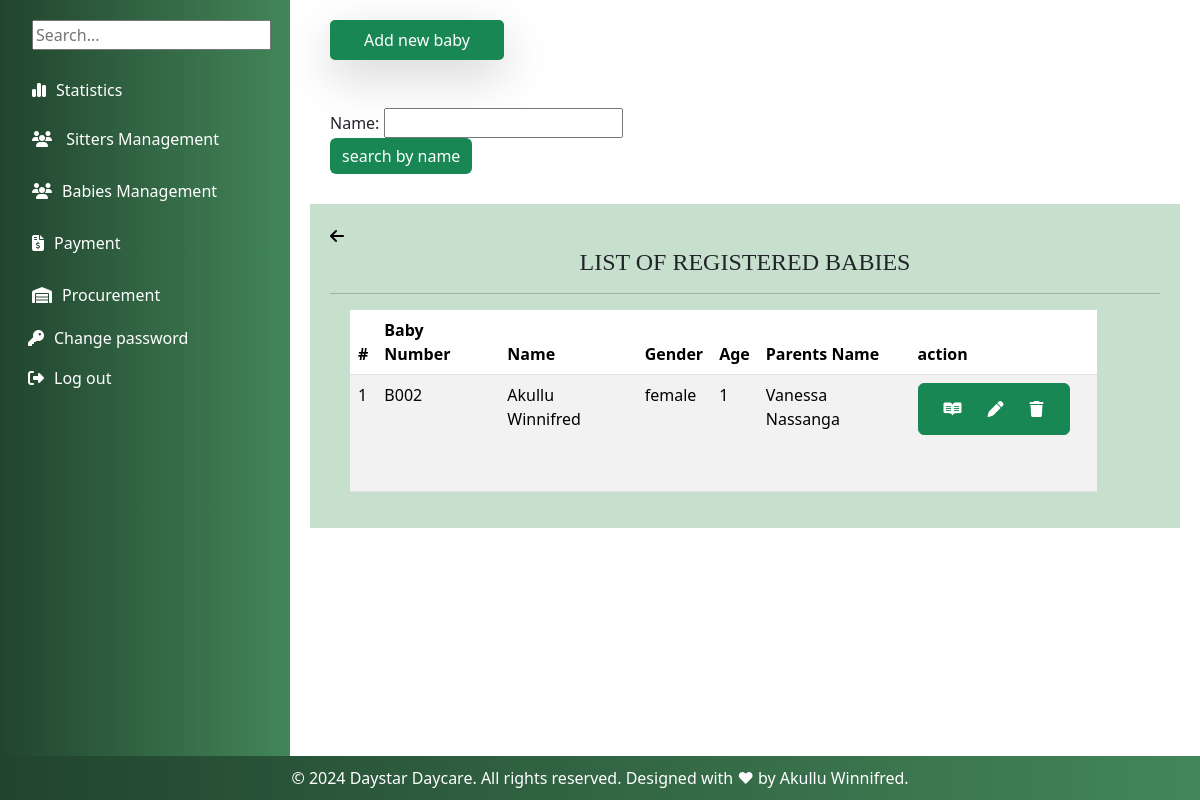
The app's page /all_babies/ (signed in), older data.
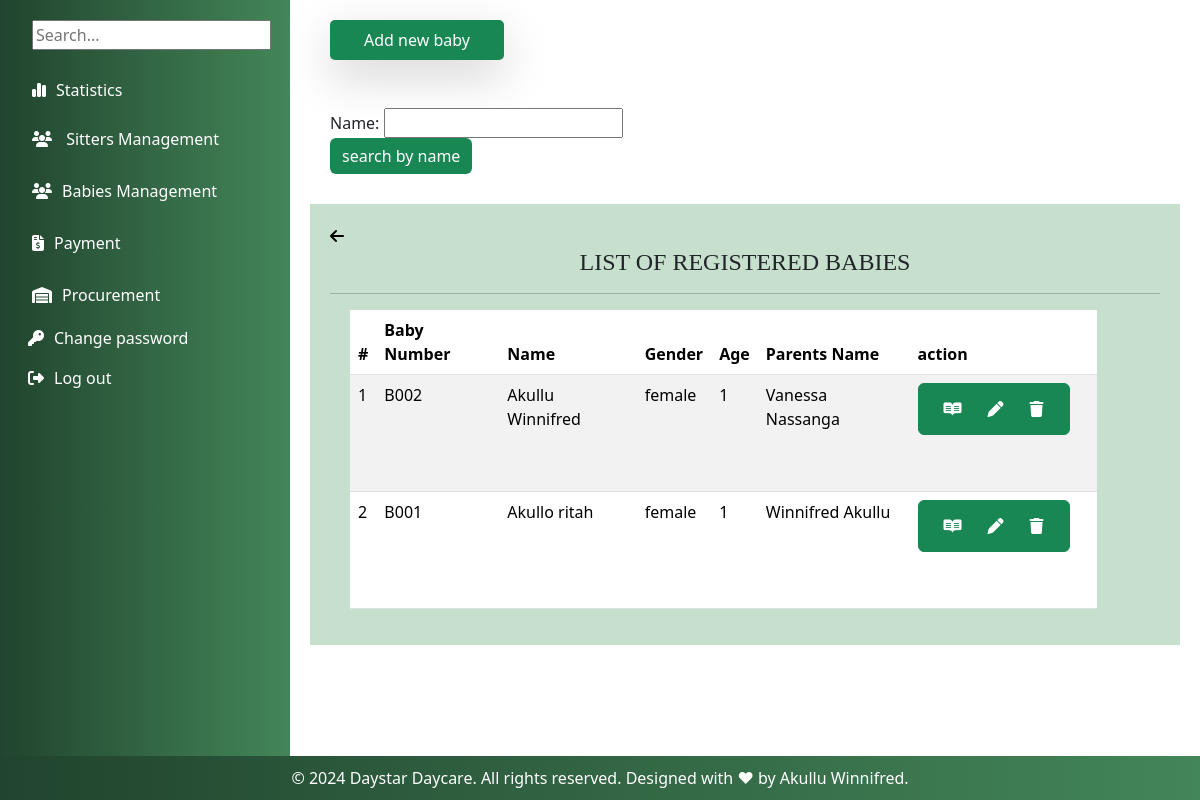
The same page, newer data.
### myapp/models.py (models this page shows, shortened)
class RegisterBaby(models.Model):
    GENDER_CHOICES = (
         ('male', 'Male'),
        ('female', 'Female'),
     )
    name = models.CharField(max_length=200,validators=[validate_letters])
    Baby_Number = models.CharField(max_length=200,unique=True,blank=False, null=True)
    gender = models.CharField(max_length=10,choices=GENDER_CHOICES)
    age = models.IntegerField(default=0)
    Period_of_stay = models.ForeignKey(Categorystay, on_delete=models.CASCADE)
    location = models.CharField(max_length=100)
    Parents_Name = models.CharField(max_length=200,validators=[validate_letters])
    Period_of_stay = models.ForeignKey(Categorystay, on_delete=models.CASCADE)
    Brought_by = models.CharField(max_length=200,validators=[validate_letters])
    Fee_in_UGX = models.IntegerField()
    Assigned_to = models.ForeignKey(BabySitterattendance, on_delete=models.CASCADE)
    Time_In = models.DateTimeField()

### myapp/views.py (the view)
# urls.py: path('all_babies/',views.all_babies,name='all_babies'),
@login_required
def all_babies(request):
   babies =RegisterBaby.objects.all().order_by('id')
   baby_filter=Baby_Filter(request.GET,queryset = babies)
   babies = baby_filter.qs
   return render(request,'babies/all_babies.html',{'babies':babies,'baby_filter':baby_filter})

### myapp/templates/babies/all_babies.html (shortened to what this page needs)
{% extends 'base.html' %}
{% block content %}
<button class="p-2 bg-teal-500 rounded-lg shadow-lg bg bg-success"
    style="margin-left: 20px; border-radius: 5px; border: #B4BDFF; width: 20%; height: 5%;"><a
        style="color: white; text-decoration: none;" href="/babyreg">Add new baby</a></button>
<br><br><br>
<form method="GET" style="margin-left: 20px;">
    {{ baby_filter.form }}
    <input type="submit" value = "search by name" class="btn btn-primary bg bg-success" style="border: none;">
    </form>
<div class="container">
    <div>
        <a href="{% url 'all_babies' %}"> <i class="fa-solid fa-arrow-left" style="color: black;"></i></a>
       </div>
    <h4 class="text-center" style="font-family: Georgia, 'Times New Roman', Times, serif;">LIST OF REGISTERED BABIES</h4><hr>
    <table class="table table-striped" style="width: 90%; margin-left: 20px;">
        <thead>
            <tr>
                <th>#</th>
                <th>Baby Number</th>
                <th>Name</th>
                <th>Gender</th>
                <th>Age</th>
                <th>Parents Name</th>
                <th>action</th>
            </tr>
        </thead>
        <tbody>
            {% for each in babies %}
            <tr>
                <td> {{each.id}}</td>
                <td>B0{{each.Baby_Number}}</td>
                <td>{{each.name}}</td>
                <td>{{each.gender}}</td>
                <td>{{each.age}}</td>
                <td>{{ each.Parents_Name}}</td>
                <td>
<div>
                <button type="button" class="btn btn-success mr-1"><a href="{% url 'read' id=each.id %}" class="btn" style="color: white;"><i class="fa-brands fa-readme"></i>
                <a href="{% url 'baby_edit' id=each.id %}" class="btn" style="color: white;"><i class="fa-solid fa-pen"></i>
               <a href="{% url 'delete_baby' baby_id=each.id %}" class="btn" style="color: white;"><i class="fa-solid fa-trash"></i></button>
               </div>
             </td>
            </tr>
{% endfor %}
</tbody>
</table>
</div>
</div>
{% endblock %}

Row changes from the older to the newer data that the page shows:
added RegisterBaby: id "2", Baby_Number "01", name "Akullo ritah", gender "female", age "1", Parents_Name "Winnifred Akullu"
